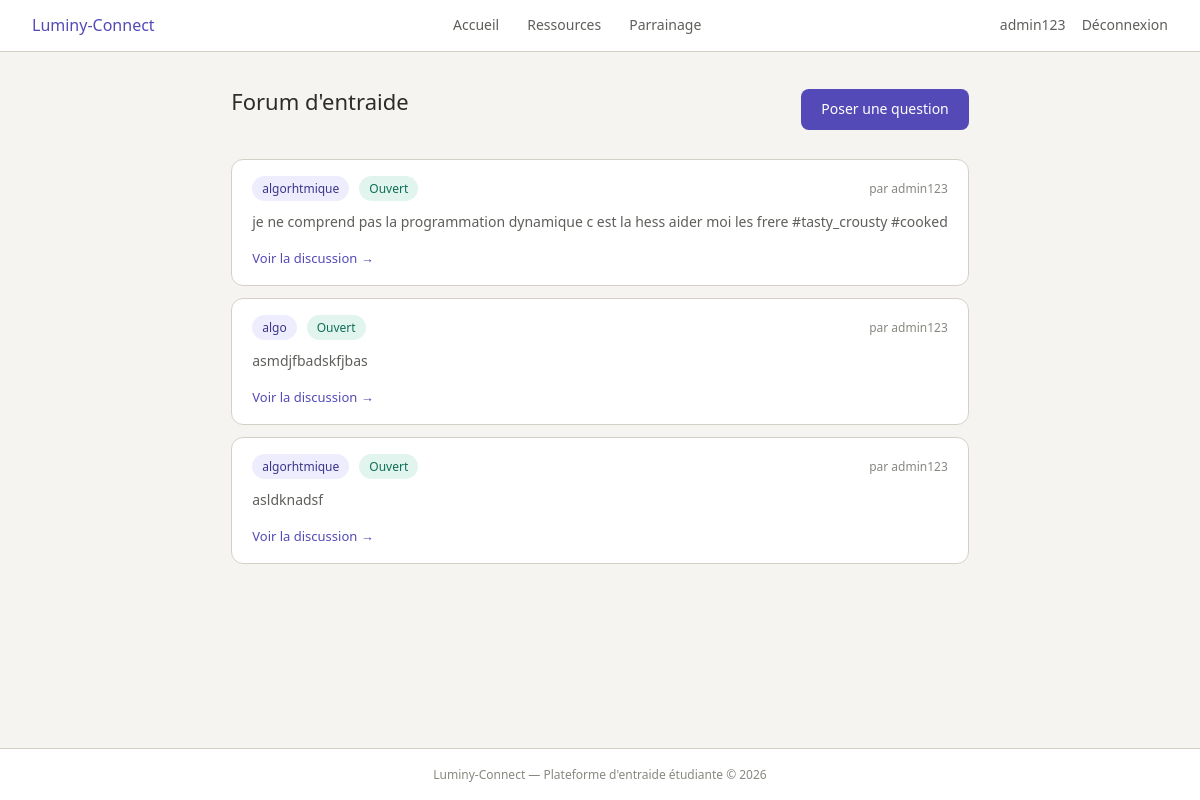
/ (signed in), run on an earlier commit of the app's database.
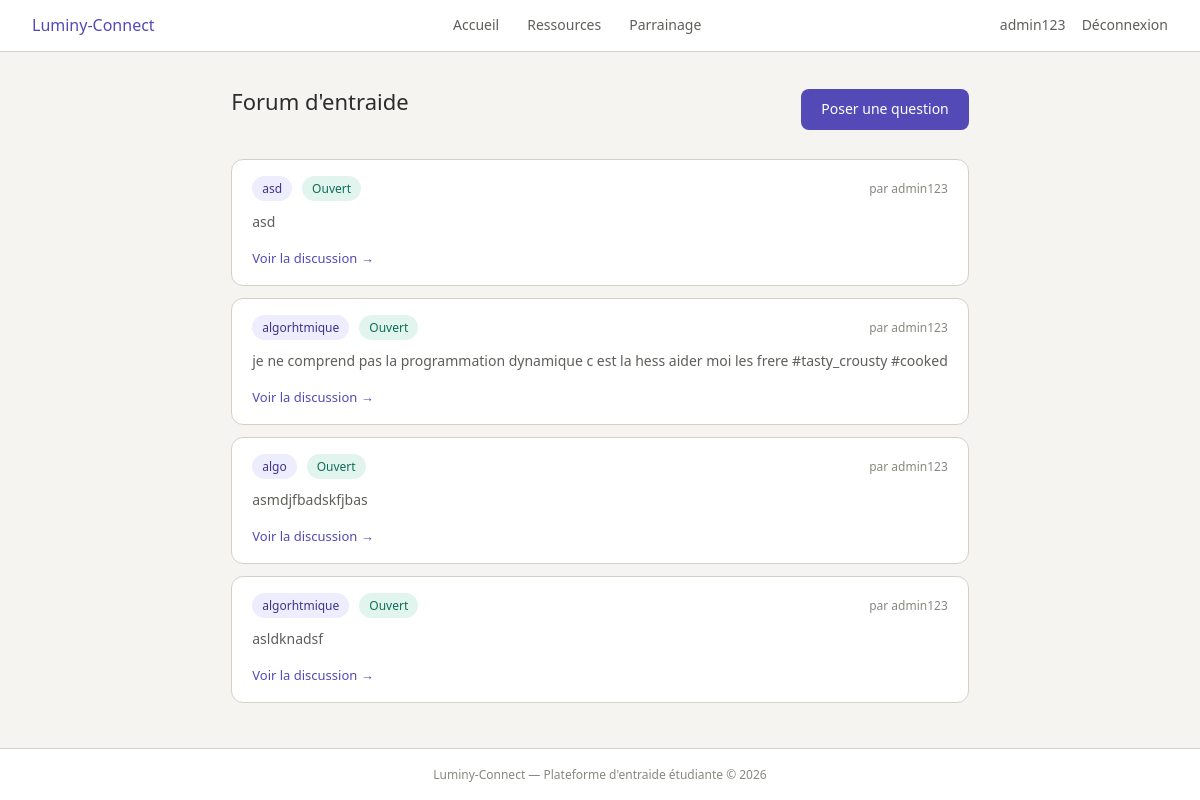
And on a later commit of the database.
### tables this page shows
CREATE TABLE utilisateur (
            id INTEGER PRIMARY KEY AUTOINCREMENT,
            nom_utilisateur TEXT UNIQUE NOT NULL,
            mot_de_passe TEXT NOT NULL,
            est_parrain INTEGER NOT NULL
        );

CREATE TABLE demande_aide (
            id INTEGER PRIMARY KEY AUTOINCREMENT,
            auteur_id INTEGER NOT NULL,
            matiere TEXT NOT NULL,
            description TEXT NOT NULL,
            statut TEXT DEFAULT 'ouverte',
            FOREIGN KEY (auteur_id) REFERENCES utilisateur(id)
        );

### app.py (the view)
@app.route('/')
@login_required
def accueil():
    demandes = obtenir_demandes()
    return render_template('accueil.html', demandes=demandes)

### data_model.py (called while the page is built)
def login_required(f):
    @wraps(f)
    def decorated_function(*args, **kwargs):
        if "user_id" not in session:
            return redirect(url_for('connexion'))
        return f(*args, **kwargs)
    return decorated_function

def db_fetch(query, args=(), fetch_all=False, db_name=DBFILENAME):
    with sqlite3.connect(db_name) as conn:
        conn.row_factory = sqlite3.Row
        cur = conn.execute(query, args)
        if fetch_all:
            res = cur.fetchall()
            return [dict(e) for e in res] if res else []
        else:
            res = cur.fetchone()
            return dict(res) if res else None

def obtenir_demandes():
    query = """
        SELECT demande_aide.id, demande_aide.matiere, demande_aide.description,
               demande_aide.statut, demande_aide.auteur_id,
               utilisateur.nom_utilisateur AS auteur
        FROM demande_aide
        JOIN utilisateur ON demande_aide.auteur_id = utilisateur.id
        ORDER BY demande_aide.id DESC
    """
    return db_fetch(query, fetch_all=True)

### templates/accueil.html
{% include 'en_tete.html' %}
<main>
  <div class="entete-page">
    <h1>Forum d'entraide</h1>
    <a href="/nouvelle-demande" class="btn-primary btn">Poser une question</a>
  </div>
  {% for demande in demandes %}
  <div class="carte-demande">
    <div class="carte-entete">
      <span class="matiere">{{ demande.matiere }}</span>
      {% if demande.statut == 'ouverte' %}
        <span class="statut-ouverte">Ouvert</span>
      {% else %}
        <span class="statut-close">Résolu</span>
      {% endif %}
      <span class="auteur">par <a href="/utilisateur/{{ demande.auteur_id }}">{{ demande.auteur }}</a></span>
    </div>
    <p>{{ demande.description }}</p>
    <a href="/demande/{{ demande.id }}">Voir la discussion →</a>
  </div>
  {% else %}
  <p class="vide">Aucune demande pour l'instant. Soyez le premier à poser une question !</p>
  {% endfor %}
</main>
{% include 'pied_de_page.html' %}

### templates/en_tete.html (shortened to what this page needs)
<!DOCTYPE html>
<html lang="fr">
<head>
  <link rel="stylesheet" href="{{ url_for('static', filename='style.css') }}">
</head>
<body>
<nav>
  <a href="/" class="brand">Luminy-Connect</a>
  {% if session.get('user_id') %}
    <a href="/">Accueil</a>
    <a href="/ressources">Ressources</a>
    <a href="/mon-parrainage">Parrainage</a>
    <span class="nav-user">
      <a href="/profil">{{ session.get('nom') }}</a>
      <a href="/deconnexion">Déconnexion</a>
    </span>
  {% else %}
    <span class="nav-user"><a href="/connexion">Connexion</a></span>
  {% endif %}
</nav>

### templates/pied_de_page.html
<footer>
  Luminy-Connect — Plateforme d'entraide étudiante &copy; 2026
</footer>
</body>
</html>

### static/style.css (style rules this page uses)
:root { --violet: #534AB7; --violet-clair: #EEEDFE; --violet-texte: #3C3489; --teal: #0F6E56; --teal-clair: #E1F5EE; --gris-bg: #f5f4f0; --gris-carte: #F1EFE8; --gris-bord: #d3d1c7; --gris-texte: #5F5E5A; --gris-doux: #888780; --noir: #2C2C2A; --blanc: #ffffff; --rouge-clair: #FCEBEB; --rouge: #A32D2D; --vert-clair: #EAF3DE; --vert: #3B6D11; }
*, *::before, *::after { box-sizing: border-box; margin: 0; padding: 0; }
body { font-family: system-ui, sans-serif; font-size: 15px; line-height: 1.6; color: var(--noir); background: var(--gris-bg); min-height: 100vh; display: flex; flex-direction: column; }
a { color: var(--violet); text-decoration: none; }
h1 { font-size: 22px; font-weight: 500; margin-bottom: 1rem; }
nav { background: var(--blanc); border-bottom: 0.5px solid var(--gris-bord); padding: 0 32px; height: 52px; display: flex; align-items: center; gap: 28px; position: sticky; top: 0; z-index: 10; }
nav .brand { font-weight: 500; font-size: 16px; color: var(--violet); margin-right: auto; text-decoration: none; }
nav a { font-size: 14px; color: var(--gris-texte); text-decoration: none; }
nav .nav-user { font-size: 13px; color: var(--gris-doux); margin-left: auto; display: flex; align-items: center; gap: 16px; }
main { max-width: 900px; margin: 0 auto; padding: 32px 24px; flex: 1; }
.entete-page { display: flex; align-items: center; justify-content: space-between; margin-bottom: 24px; }
.carte-demande { background: var(--blanc); border: 0.5px solid var(--gris-bord); border-radius: 12px; padding: 16px 20px; margin-bottom: 12px; transition: border-color 0.15s; }
.carte-entete { display: flex; align-items: center; gap: 10px; margin-bottom: 10px; flex-wrap: wrap; }
.carte-demande p { font-size: 14px; color: var(--gris-texte); margin-bottom: 12px; line-height: 1.55; }
.carte-demande a { font-size: 13px; font-weight: 500; color: var(--violet); }
.matiere { font-size: 12px; font-weight: 500; padding: 3px 10px; border-radius: 20px; background: var(--violet-clair); color: var(--violet-texte); }
.auteur { font-size: 12px; color: var(--gris-doux); margin-left: auto; }
.auteur a { font-size: 12px; color: var(--gris-doux); }
.statut-ouverte { font-size: 12px; font-weight: 500; padding: 3px 10px; border-radius: 20px; background: var(--teal-clair); color: var(--teal); }
button, .btn { padding: 9px 20px; font-size: 14px; font-family: inherit; border-radius: 8px; cursor: pointer; transition: opacity 0.15s, transform 0.1s; border: none; text-decoration: none; display: inline-block; }
.btn-primary, button[type="submit"] { background: var(--violet); color: var(--blanc); }
footer { border-top: 0.5px solid var(--gris-bord); padding: 16px 32px; font-size: 12px; color: var(--gris-doux); text-align: center; background: var(--blanc); }

What changed in the data, as far as the page shows it:
added demande_aide: matiere "asd", statut "Ouvert", auteur "admin123", description "asd"
